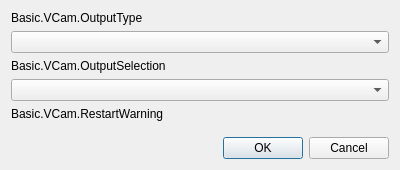
<?xml version="1.0" encoding="UTF-8"?>
<ui version="4.0">
 <class>OBSBasicVCamConfig</class>
 <widget class="QDialog" name="OBSBasicVCamConfig">
  <property name="geometry">
   <rect>
    <x>0</x>
    <y>0</y>
    <width>400</width>
    <height>170</height>
   </rect>
  </property>
  <property name="windowTitle">
   <string>Basic.VCam.VirtualCamera</string>
  </property>
  <layout class="QVBoxLayout" name="verticalLayout">
   <item>
    <widget class="QLabel" name="outputTypeLabel">
     <property name="text">
      <string>Basic.VCam.OutputType</string>
     </property>
    </widget>
   </item>
   <item>
    <widget class="QComboBox" name="outputType"/>
   </item>
   <item>
    <widget class="QLabel" name="outputSelectionLabel">
     <property name="text">
      <string>Basic.VCam.OutputSelection</string>
     </property>
    </widget>
   </item>
   <item>
    <widget class="QComboBox" name="outputSelection"/>
   </item>
   <item>
    <widget class="QLabel" name="warningLabel">
     <property name="visible">
      <bool>false</bool>
     </property>
     <property name="text">
      <string>Basic.VCam.RestartWarning</string>
     </property>
     <property name="class" stdset="0">
      <string notr="true">text-warning</string>
     </property>
    </widget>
   </item>
   <item>
    <spacer name="verticalSpacer">
     <property name="orientation">
      <enum>Qt::Orientation::Vertical</enum>
     </property>
     <property name="sizeHint" stdset="0">
      <size>
       <width>20</width>
       <height>40</height>
      </size>
     </property>
    </spacer>
   </item>
   <item>
    <widget class="QDialogButtonBox" name="buttonBox">
     <property name="orientation">
      <enum>Qt::Orientation::Horizontal</enum>
     </property>
     <property name="standardButtons">
      <set>QDialogButtonBox::StandardButton::Cancel|QDialogButtonBox::StandardButton::Ok</set>
     </property>
    </widget>
   </item>
  </layout>
 </widget>
 <resources/>
 <connections>
  <connection>
   <sender>buttonBox</sender>
   <signal>accepted()</signal>
   <receiver>OBSBasicVCamConfig</receiver>
   <slot>accept()</slot>
   <hints>
    <hint type="sourcelabel">
     <x>248</x>
     <y>254</y>
    </hint>
    <hint type="destinationlabel">
     <x>157</x>
     <y>274</y>
    </hint>
   </hints>
  </connection>
  <connection>
   <sender>buttonBox</sender>
   <signal>rejected()</signal>
   <receiver>OBSBasicVCamConfig</receiver>
   <slot>reject()</slot>
   <hints>
    <hint type="sourcelabel">
     <x>316</x>
     <y>260</y>
    </hint>
    <hint type="destinationlabel">
     <x>286</x>
     <y>274</y>
    </hint>
   </hints>
  </connection>
 </connections>
</ui>
